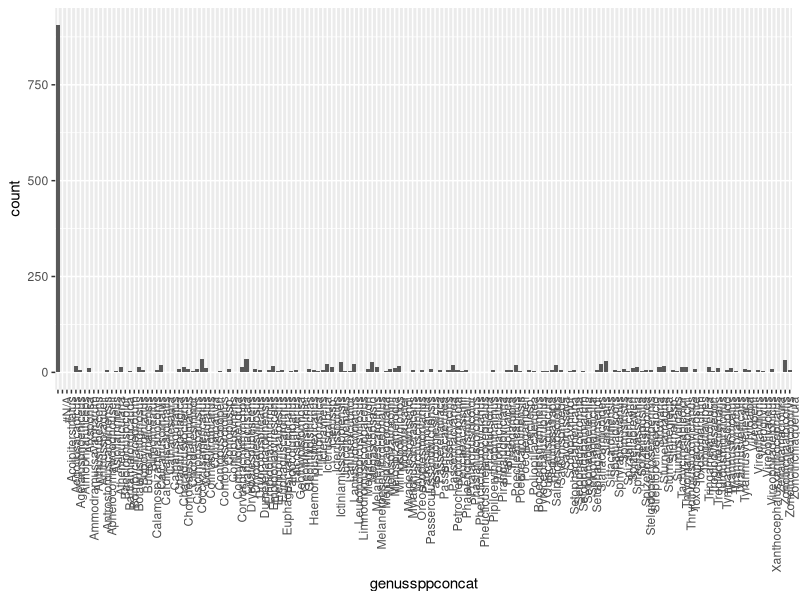

R code for this plot:
setwd("C:/R_BIOL_701/")

Bunkers_Birds <- read.csv("resurvey_data.csv")
View(Bunkers_Birds)

library(tidyverse)

species_counts <- table(Bunkers_Birds$genusspeciesconcat)
species_counts

species_counts.df <- as.data.frame(species_counts)
colnames(species_counts.df) <- c("genussppconcat","count")

library(ggplot2)

ggplot(species_counts.df, aes(genussppconcat,count)) +
  geom_bar(stat = "identity") +
theme(axis.text.x = element_text(angle = 90, hjust = 1))











?barplot
















